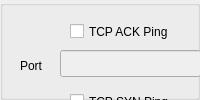
          <widget class="QWidget" name="page_2">
           <property name="autoFillBackground">
            <bool>false</bool>
           </property>
           <layout class="QVBoxLayout" name="verticalLayout_5">
            <property name="margin">
             <number>0</number>
            </property>
            <item>
             <widget class="QGroupBox" name="groupBox_4">
              <property name="title">
               <string/>
              </property>
              <widget class="QCheckBox" name="checkIcmpEcho">
               <property name="geometry">
                <rect>
                 <x>20</x>
                 <y>350</y>
                 <width>171</width>
                 <height>23</height>
                </rect>
               </property>
               <property name="text">
                <string>ICMP Echo</string>
               </property>
              </widget>
              <widget class="QCheckBox" name="checkIcmpTimestamp">
               <property name="geometry">
                <rect>
                 <x>20</x>
                 <y>290</y>
                 <width>161</width>
                 <height>23</height>
                </rect>
               </property>
               <property name="text">
                <string>ICMP TImestamp</string>
               </property>
              </widget>
              <widget class="QLabel" name="label_5">
               <property name="geometry">
                <rect>
                 <x>20</x>
                 <y>50</y>
                 <width>41</width>
                 <height>31</height>
                </rect>
               </property>
               <property name="text">
                <string>Port</string>
               </property>
              </widget>
              <widget class="QLabel" name="label_7">
               <property name="geometry">
                <rect>
                 <x>20</x>
                 <y>200</y>
                 <width>41</width>
                 <height>31</height>
                </rect>
               </property>
               <property name="text">
                <string>Port</string>
               </property>
              </widget>
              <widget class="QLineEdit" name="lineUdpPing">
               <property name="enabled">
                <bool>false</bool>
               </property>
               <property name="geometry">
                <rect>
                 <x>60</x>
                 <y>200</y>
                 <width>141</width>
                 <height>27</height>
                </rect>
               </property>
              </widget>
              <widget class="QLabel" name="label_6">
               <property name="geometry">
                <rect>
                 <x>20</x>
                 <y>130</y>
                 <width>41</width>
                 <height>31</height>
                </rect>
               </property>
               <property name="text">
                <string>Port</string>
               </property>
              </widget>
              <widget class="QCheckBox" name="checkUdpPing">
               <property name="geometry">
                <rect>
                 <x>70</x>
                 <y>170</y>
                 <width>101</width>
                 <height>23</height>
                </rect>
               </property>
               <property name="text">
                <string>UDP Ping</string>
               </property>
              </widget>
              <widget class="QCheckBox" name="checkTcpSyn">
               <property name="geometry">
                <rect>
                 <x>70</x>
                 <y>90</y>
                 <width>121</width>
                 <height>23</height>
                </rect>
               </property>
               <property name="text">
                <string>TCP SYN Ping</string>
               </property>
              </widget>
              <widget class="QLineEdit" name="lineSynPing">
               <property name="enabled">
                <bool>false</bool>
               </property>
               <property name="geometry">
                <rect>
                 <x>60</x>
                 <y>130</y>
                 <width>141</width>
                 <height>27</height>
                </rect>
               </property>
              </widget>
              <widget class="QCheckBox" name="checkTcpPing">
               <property name="geometry">
                <rect>
                 <x>70</x>
                 <y>20</y>
                 <width>121</width>
                 <height>23</height>
                </rect>
               </property>
               <property name="text">
                <string>TCP ACK Ping</string>
               </property>
              </widget>
              <widget class="QLineEdit" name="lineTcpPing">
               <property name="enabled">
                <bool>false</bool>
               </property>
               <property name="geometry">
                <rect>
                 <x>60</x>
                 <y>50</y>
                 <width>141</width>
                 <height>27</height>
                </rect>
               </property>
              </widget>
              <widget class="QCheckBox" name="checkIcmpNetmask">
               <property name="geometry">
                <rect>
                 <x>20</x>
                 <y>320</y>
                 <width>151</width>
                 <height>23</height>
                </rect>
               </property>
               <property name="text">
                <string>ICMP Netmask</string>
               </property>
              </widget>
             </widget>
            </item>
           </layout>
          </widget>
